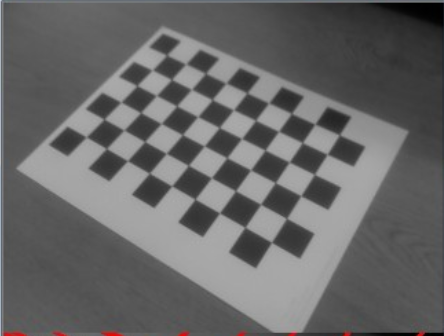
#> input picture p0630/img/check.PNG, 444 x 336 px
$ python 02.Hough.py
#> lines starting #> are read from the running program, lines starting #| are printed output that depends on the picture
import cv2
import numpy as np

img = cv2.imread(r'img/check.PNG')
#> img is the input picture: shape (336, 444, 3); mean B, G, R 103, 102.9, 103.2
img_original = img.copy()
gray = cv2.cvtColor(img, cv2.COLOR_BGR2GRAY)
edges = cv2.Canny(gray,50,150,apertureSize=3)
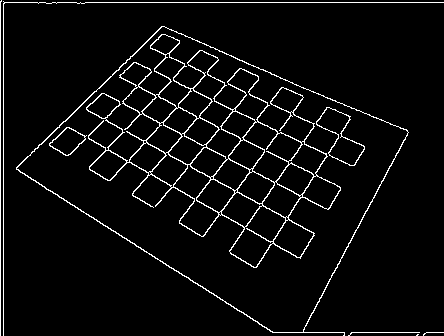
#> edges: shape (336, 444); 4.7% white in thin lines or dots

lines = cv2.HoughLines(edges,1,np.pi/180,100)
#> lines = 35 rows, first 8: [2, 1.57], [0, 0], [3, 0], [422, 0.489], [136, 2.13], [75, 2.09], [-4, 2.02], [332, 1.57]

print(lines)
#| [[[ 2.0000000e+00  1.5707964e+00]]
#|  [[ 0.0000000e+00  0.0000000e+00]]
#|  [[ 3.0000000e+00  0.0000000e+00]]
#|  [[ 4.2200000e+02  4.8869219e-01]]
#|  [[ 1.3600000e+02  2.1293018e+00]]
#|  [[ 7.5000000e+01  2.0943952e+00]]
#|  [[-4.0000000e+00  2.0245819e+00]]
#|  [[ 3.3200000e+02  1.5707964e+00]]
#|  [[ 1.3100000e+02  8.0285144e-01]]
#|  [[ 1.4000000e+01  2.0420351e+00]]
#|  [[ 5.3000000e+01  2.0769417e+00]]
#|  [[ 3.7000000e+01  2.0420351e+00]]
#> (further printed lines are left out)

for i in range(len(lines)):
    for rho, theta in lines[i]:
        a = np.cos(theta)
        b = np.sin(theta)
        x0 = a*rho
        y0 = b*rho
        x1 = int(x0 + 1000*(-b))
        y1 = int(y0+1000*(a))
        x2 = int(x0 - 1000*(-b))
        y2 = int(y0 -1000*(a))

        cv2.line(img,(x1,y1),(x2,y2),(0,0,255),2)
#> this loop made 35 passes
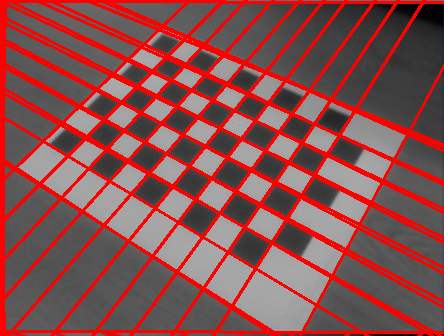
#> img: shape (336, 444, 3); mean B, G, R 77.9, 77.9, 137.6

res = np.vstack((img_original,img))
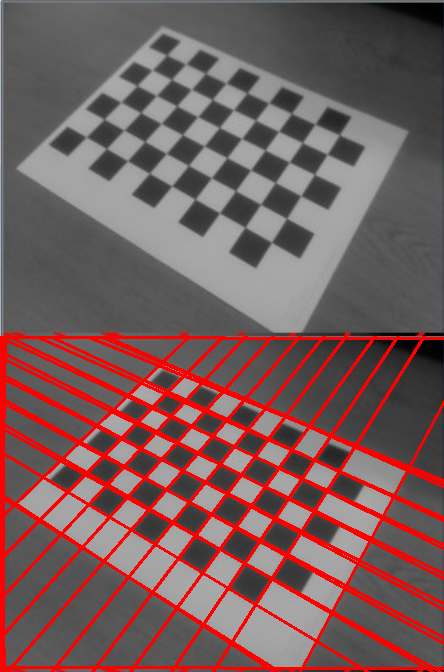
#> res: shape (672, 444, 3); mean B, G, R 90.5, 90.4, 120.4
cv2.imshow('img',res)
cv2.waitKey(0)
cv2.destroyAllWindows()
